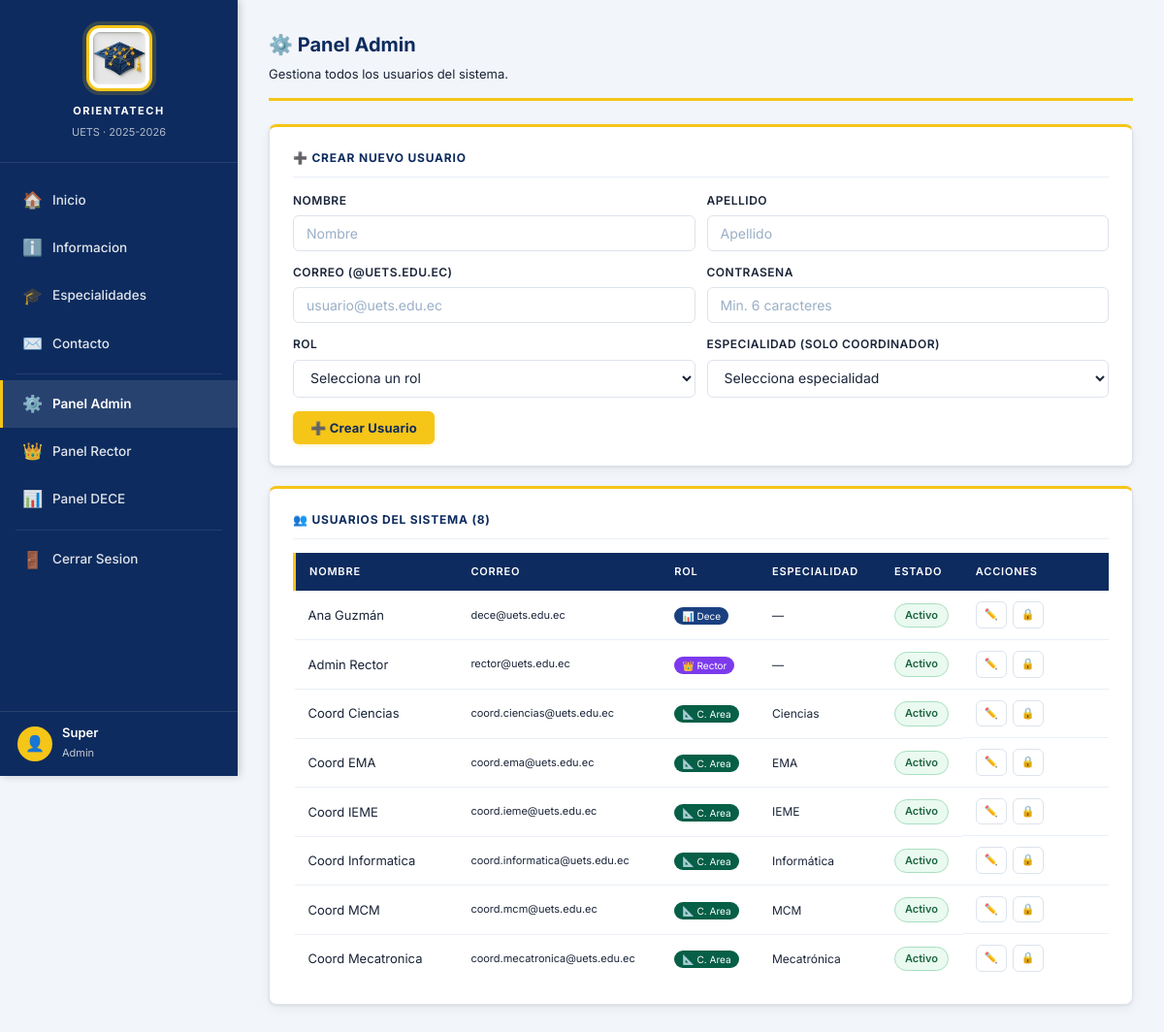
Screenshot of /index.php?pagina=admin (signed in) with the database file from the repository.
### tables this page shows
CREATE TABLE IF NOT EXISTS usuarios (
    id               INT AUTO_INCREMENT PRIMARY KEY,
    nombre           VARCHAR(100) NOT NULL,
    apellido         VARCHAR(100) NOT NULL,
    correo           VARCHAR(150) NOT NULL UNIQUE,
    contrasena       VARCHAR(255) NOT NULL,
    rol              ENUM('estudiante','dece','rector','admin','coordinador') NOT NULL DEFAULT 'estudiante',
    curso            VARCHAR(10)  DEFAULT NULL,
     
    especialidad_coord VARCHAR(100) DEFAULT NULL,  
    seg_resp1        VARCHAR(200) DEFAULT NULL,   
    seg_resp2        VARCHAR(200) DEFAULT NULL,   
    seg_resp3        VARCHAR(200) DEFAULT NULL,   
    activo           TINYINT(1)   NOT NULL DEFAULT 1,
    fecha_creacion   DATETIME     DEFAULT CURRENT_TIMESTAMP
);

### PAGINAS/admin.php (the view, shortened to what this page needs)
<?php
$usuarios = [];
$res_u = mysqli_query($conexion, "SELECT id, nombre, apellido, correo, rol, especialidad_coord, activo
                                   FROM usuarios
                                   WHERE rol IN ('dece','rector','coordinador')
                                   ORDER BY rol ASC, apellido ASC");
while ($f = mysqli_fetch_assoc($res_u)) { $usuarios[] = $f; }
$iconos_rol = ['dece' => '📊', 'rector' => '👑', 'coordinador' => '📐'];
$colores_rol = ['dece' => '#1a4080', 'rector' => '#7c3aed', 'coordinador' => '#065f46'];
?>
<div class="page-header">
    <h2>⚙️ Panel Admin</h2>
    <p>Gestiona todos los usuarios del sistema.</p>
</div>
<div class="tarjeta">
    <h3>➕ Crear Nuevo Usuario</h3>
    <form method="POST" action="index.php?pagina=admin" style="margin-top:14px;">
        <div style="display:grid; grid-template-columns:1fr 1fr; gap:12px;">
            <div class="campo" style="margin:0;"><label>Nombre</label>
                <input type="text" name="nuevo_nombre" placeholder="Nombre"></div>
            <div class="campo" style="margin:0;"><label>Apellido</label>
                <input type="text" name="nuevo_apellido" placeholder="Apellido"></div>
            <div class="campo" style="margin:0;"><label>Correo (@uets.edu.ec)</label>
                <input type="email" name="nuevo_correo" placeholder="usuario@uets.edu.ec"
                       pattern=".+@uets\.edu\.ec"></div>
            <div class="campo" style="margin:0;"><label>Contrasena</label>
                <input type="password" name="nuevo_clave" placeholder="Min. 6 caracteres"></div>
            <div class="campo" style="margin:0;"><label>Rol</label>
                <select name="nuevo_rol" onchange="toggleEsp(this.value)">
                    <option value="">Selecciona un rol</option>
                </select>
            </div>
            <div class="campo" style="margin:0;" id="campo-esp" style="display:none;">
                <label>Especialidad (solo coordinador)</label>
                <select name="nuevo_esp">
                    <option value="">Selecciona especialidad</option>
                </select>
            </div>
        </div>
        <button type="submit" class="btn btn-verde" style="margin-top:14px;">➕ Crear Usuario</button>
    </form>
</div>
<div class="tarjeta">
    <h3>👥 Usuarios del Sistema (<?php echo count($usuarios); ?>)</h3>
    <div class="tabla-wrapper" style="margin-top:14px;">
        <table class="tabla" style="table-layout:fixed; width:100%;">
            <thead>
                <tr>
                    <th style="width:20%">Nombre</th>
                    <th style="width:25%">Correo</th>
                    <th style="width:12%">Rol</th>
                    <th style="width:15%">Especialidad</th>
                    <th style="width:10%">Estado</th>
                    <th style="width:18%">Acciones</th>
                </tr>
            </thead>
            <tbody>
                <?php foreach ($usuarios as $u): ?>
                <tr style="<?php echo !$u['activo'] ? 'opacity:0.5;' : ''; ?>">
                    <td><?php echo htmlspecialchars($u['nombre'].' '.$u['apellido']); ?></td>
                    <td style="font-size:11px; word-break:break-all;"><?php echo htmlspecialchars($u['correo']); ?></td>
                    <td>
                        <span style="background:<?php echo $colores_rol[$u['rol']] ?? '#374151'; ?>;
                                     color:#fff; font-size:10px; padding:3px 8px; border-radius:20px;">
                            <?php echo $iconos_rol[$u['rol']] ?? ''; ?>
                            <?php echo $u['rol'] === 'coordinador' ? 'C. Area' : ucfirst($u['rol']); ?>
                        </span>
                    </td>
                    <td style="font-size:12px;">
                        <?php echo $u['especialidad_coord'] ? htmlspecialchars($u['especialidad_coord']) : '—'; ?>
                    </td>
                    <td>
                        <?php if ($u['activo']): ?>
                            <span class="badge badge-verde">Activo</span>
                        <?php else: ?>
                            <span class="badge badge-gris">Inactivo</span>
                        <?php endif; ?>
                    </td>
                    <td style="display:flex; gap:6px; flex-wrap:wrap;">
                        <a href="index.php?pagina=admin&editar=<?php echo $u['id']; ?>"
                           class="btn btn-borde" style="font-size:11px; padding:4px 8px;">✏️</a>
                        <a href="index.php?pagina=admin&toggle=<?php echo $u['id']; ?>"
                           class="btn <?php echo $u['activo']?'btn-borde':'btn-verde'; ?>"
                           style="font-size:11px; padding:4px 8px;"
                           onclick="return confirm('<?php echo $u['activo']?'Desactivar':'Activar'; ?> este usuario?')">
                            <?php echo $u['activo'] ? '🔒' : '🔓'; ?>
                        </a>
                    </td>
                </tr>
                <?php endforeach; ?>
            </tbody>
        </table>
    </div>
</div>

### index.php (shortened to what this page needs)
<?php
$pagina = isset($_GET['pagina']) ? $_GET['pagina'] : 'inicio';
$archivo_pagina = 'PAGINAS/' . $pagina . '.php';
?>
<!DOCTYPE html>
<html lang="es">
<head>
    <link rel="stylesheet" href="GENERAL/estilos.css">
</head>
<body>
<div class="layout">
    <?php include('GENERAL/sidebar.php'); ?>
    <main class="contenido">
        <?php
        if ($archivo_pagina) {
            include($archivo_pagina);
        } else {
            echo '<div class="alerta alerta-error">Página no encontrada.</div>';
        }
        ?>
    </main>
</div>
</body>
</html>

### GENERAL/sidebar.php
<?php
$nombre_sb = isset($_SESSION['nombre']) ? $_SESSION['nombre'] : 'Usuario';
$rol_sb    = isset($_SESSION['rol'])    ? $_SESSION['rol']    : 'estudiante';
$pagina_sb = isset($_GET['pagina']) ? $_GET['pagina'] : 'inicio';
$menu_comun = [
    ['pagina' => 'inicio',         'icono' => '🏠', 'texto' => 'Inicio'],
    ['pagina' => 'informacion',    'icono' => 'ℹ️',  'texto' => 'Informacion'],
    ['pagina' => 'especialidades', 'icono' => '🎓', 'texto' => 'Especialidades'],
    ['pagina' => 'contacto',       'icono' => '✉️',  'texto' => 'Contacto'],
];
$menu_rol = [];
if ($rol_sb === 'estudiante') {
    $menu_rol[] = ['pagina' => 'encuesta', 'icono' => '📋', 'texto' => 'Mi Encuesta'];
} elseif ($rol_sb === 'dece') {
    $menu_rol[] = ['pagina' => 'dece', 'icono' => '📊', 'texto' => 'Panel DECE'];
} elseif ($rol_sb === 'rector') {
    $menu_rol[] = ['pagina' => 'rector', 'icono' => '👑', 'texto' => 'Panel Rector'];
    $menu_rol[] = ['pagina' => 'dece',   'icono' => '📊', 'texto' => 'Ver DECE'];
} elseif ($rol_sb === 'admin') {
    $menu_rol[] = ['pagina' => 'admin',  'icono' => '⚙️',  'texto' => 'Panel Admin'];
    $menu_rol[] = ['pagina' => 'rector', 'icono' => '👑', 'texto' => 'Panel Rector'];
    $menu_rol[] = ['pagina' => 'dece',   'icono' => '📊', 'texto' => 'Panel DECE'];
} elseif ($rol_sb === 'coordinador') {
    $menu_rol[] = ['pagina' => 'coordinador', 'icono' => '📐', 'texto' => 'Mi Especialidad'];
}
?>
<aside class="sidebar">
    <div class="sidebar-logo">
        <img src="IMAGENES/LOGO.png" alt="OrientaTech Logo" class="logo-img">
        <h1>OrientaTech</h1>
        <small>UETS · 2025-2026</small>
    </div>
    <nav class="sidebar-nav">
        <ul>
            <?php foreach ($menu_comun as $item): ?>
            <li>
                <a href="index.php?pagina=<?php echo $item['pagina']; ?>"
                   class="<?php echo ($pagina_sb === $item['pagina']) ? 'activo' : ''; ?>">
                    <span class="nav-icono"><?php echo $item['icono']; ?></span>
                    <span><?php echo $item['texto']; ?></span>
                </a>
            </li>
            <?php endforeach; ?>
            <li><div class="sidebar-separador"></div></li>
            <?php foreach ($menu_rol as $item): ?>
            <li>
                <a href="index.php?pagina=<?php echo $item['pagina']; ?>"
                   class="<?php echo ($pagina_sb === $item['pagina']) ? 'activo' : ''; ?>">
                    <span class="nav-icono"><?php echo $item['icono']; ?></span>
                    <span><?php echo $item['texto']; ?></span>
                </a>
            </li>
            <?php endforeach; ?>
            <li><div class="sidebar-separador"></div></li>
            <li>
                <a href="cerrar_sesion.php">
                    <span class="nav-icono">🚪</span>
                    <span>Cerrar Sesion</span>
                </a>
            </li>
        </ul>
    </nav>
    <div class="sidebar-usuario">
        <div class="avatar">👤</div>
        <div class="info">
            <p><?php echo htmlspecialchars(explode(' ', $nombre_sb)[0]); ?></p>
            <small><?php echo ucfirst($rol_sb); ?></small>
        </div>
    </div>
</aside>

### rows the page displays
usuarios: nombre+apellido "Ana Guzmán", correo "dece@uets.edu.ec", rol "📊", rol "Dece", activo "Activo"
usuarios: nombre+apellido "Admin Rector", correo "rector@uets.edu.ec", rol "👑", rol "Rector", activo "Activo"
usuarios: nombre+apellido "Coord Ciencias", correo "coord.ciencias@uets.edu.ec", rol "📐", shows "C. Area", especialidad_coord "Ciencias", activo "Activo"
usuarios: nombre+apellido "Coord EMA", correo "coord.ema@uets.edu.ec", rol "📐", shows "C. Area", especialidad_coord "EMA", activo "Activo"
usuarios: nombre+apellido "Coord IEME", correo "coord.ieme@uets.edu.ec", rol "📐", shows "C. Area", especialidad_coord "IEME", activo "Activo"
usuarios: nombre+apellido "Coord Informatica", correo "coord.informatica@uets.edu.ec", rol "📐", shows "C. Area", especialidad_coord "Informática", activo "Activo"
usuarios: nombre+apellido "Coord MCM", correo "coord.mcm@uets.edu.ec", rol "📐", shows "C. Area", especialidad_coord "MCM", activo "Activo"
usuarios: nombre+apellido "Coord Mecatronica", correo "coord.mecatronica@uets.edu.ec", rol "📐", shows "C. Area", especialidad_coord "Mecatrónica", activo "Activo"

### other values shown
$item['icono'] "🏠"
$item['texto'] "Inicio"
$item['icono'] "ℹ️"
$item['texto'] "Informacion"
$item['icono'] "🎓"
$item['texto'] "Especialidades"
$item['icono'] "✉️"
$item['texto'] "Contacto"
$item['icono'] "⚙️"
$item['texto'] "Panel Admin"
$item['icono'] "👑"
$item['texto'] "Panel Rector"
$item['icono'] "📊"
$item['texto'] "Panel DECE"
explode(' ', $nombre_sb)[0] "Super"
